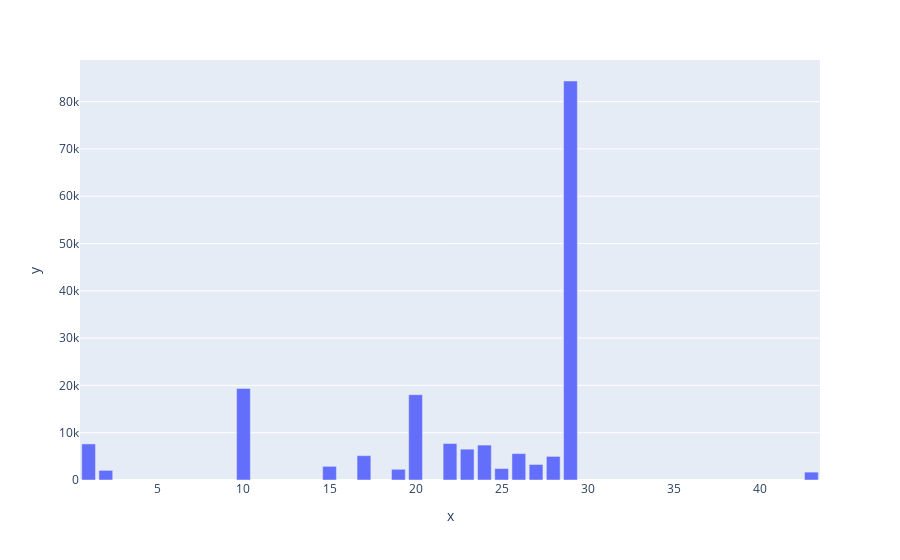

The notebook cell this image was saved under:
### Code cell
fig = px.bar(x=comments_by_cat.index, y=comments_by_cat)
fig.show()

### Figure 1 — Plotly figure (JSON) as saved in the notebook; plotly's stock layout.template omitted (floating-point values rounded to 4 significant figures)
{"data": [{"alignmentgroup": "True", "hovertemplate": "x=%{x}<br>y=%{y}<extra></extra>", "legendgroup": "", "marker": {"color": "#636efa"}, "name": "", "offsetgroup": "", "orientation": "v", "showlegend": false, "textposition": "auto", "type": "bar", "x": ["1", "2", "10", "15", "17", "19", "20", "22", "23", "24", "25", "26", "27", "28", "29", "43"], "xaxis": "x", "y": [7627, 2042, 19359, 2892, 5148, 2267, 18042, 7719, 6521, 7383, 2428, 5583, 3286, 4993, 84364, 1668], "yaxis": "y"}], "layout": {"barmode": "relative", "legend": {"tracegroupgap": 0}, "margin": {"t": 60}, "xaxis": {"anchor": "y", "domain": [0, 1], "title": {"text": "x"}}, "yaxis": {"anchor": "x", "domain": [0, 1], "title": {"text": "y"}}}}
